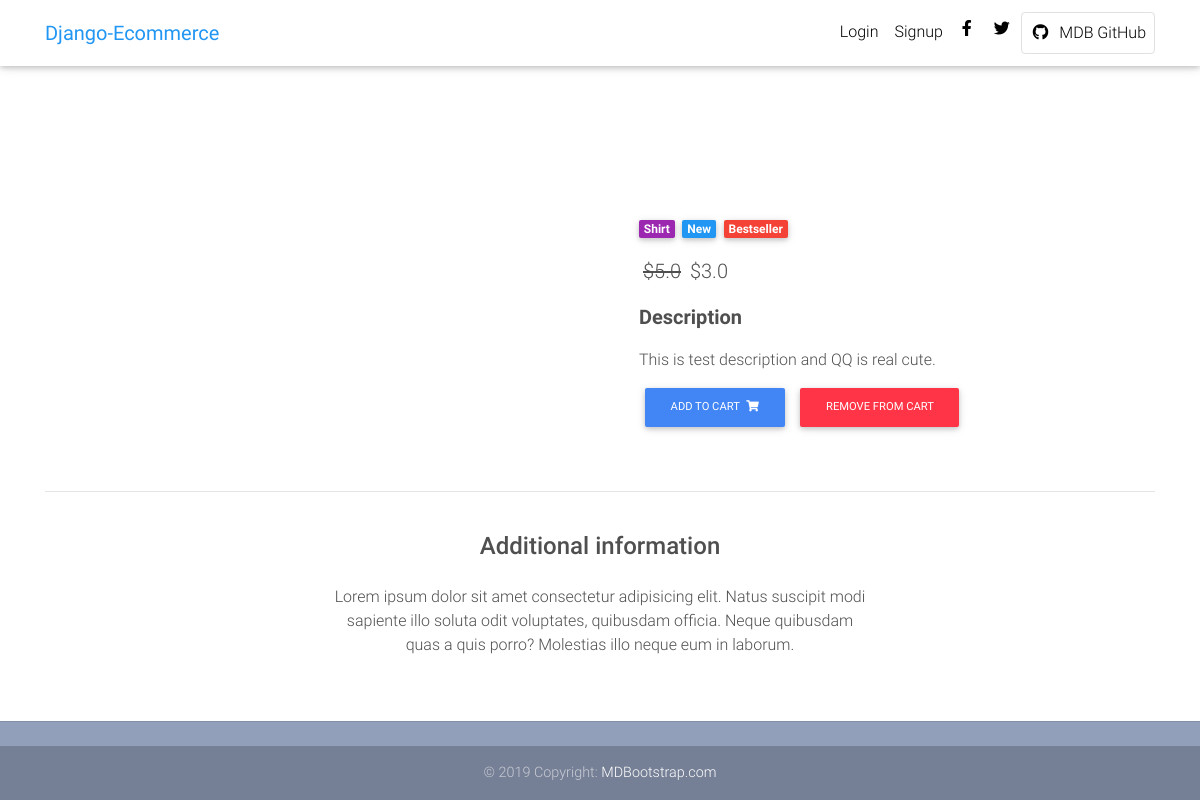
/product/test-product-1/, run on an earlier commit of the app's database.
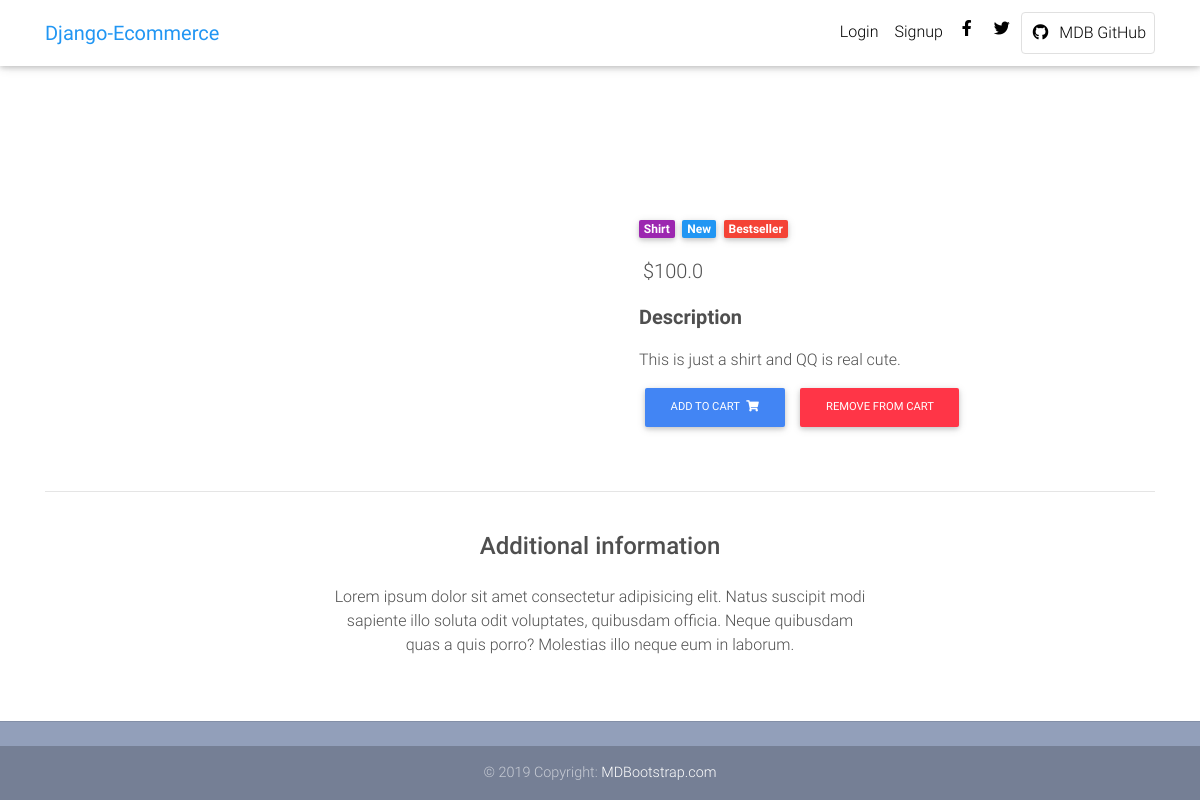
And on a later commit of the database.
### core/models.py (models this page shows, shortened)
class Item(models.Model):
    title = models.CharField(max_length=100)
    price = models.FloatField()
    discount_price = models.FloatField(blank=True, null=True)
    category = models.CharField(choices=CATEGORY_CHOICES, max_length=2)
    label = models.CharField(choices=LABEL_CHOICES, max_length=2)
    slug = models.SlugField()
    description = models.TextField()
    image = models.ImageField()
    def get_add_to_cart_url(self):
        return reverse("core:add-to-cart", kwargs={
            'slug': self.slug
        })
    def get_remove_from_cart_url(self):
        return reverse("core:remove-from-cart", kwargs={
            'slug': self.slug
        })

### core/views.py (the view)
# urls.py: path('product/<slug>/', ItemDetailView.as_view(), name='product'),
class ItemDetailView(DetailView):
    model = Item
    template_name = "core/product.html"

### core/templates/core/product.html (shortened to what this page needs)
{% extends 'core/base.html' %}
{% block content %}
  <main class="mt-5 pt-4">
    <div class="container dark-grey-text mt-5">
      <div class="row wow fadeIn">
        <div class="col-md-6 mb-4">
        </div>
        <div class="col-md-6 mb-4">
          <div class="p-4">
            <div class="mb-3">
              <a href="">
                <span class="badge purple mr-1">{{ object.get_category_display }}</span>
              </a>
              <a href="">
                <span class="badge blue mr-1">New</span>
              </a>
              <a href="">
                <span class="badge red mr-1">Bestseller</span>
              </a>
            </div>
            <p class="lead">
            {% if object.discount_price %}
            <span class="mr-1">
              <del>${{ object.price }}</del>
            </span>
            <span>${{ object.discount_price }}</span>
            {% else %}
            <span>${{object.price}}</span>
            {% endif %}
            </p>
            <p class="lead font-weight-bold">Description</p>
            <p>{{ object.description }}</p>
            <a href="{{ object.get_add_to_cart_url }}" class="btn btn-primary btn-md my-0 p">
              Add to cart
              <i class="fas fa-shopping-cart ml-1"></i>
            </a>
            <a href="{{ object.get_remove_from_cart_url }}" class="btn btn-danger  btn-md my-0 p">
              Remove from Cart
            </a>
          </div>
        </div>
      </div>
      <hr>
      <div class="row d-flex justify-content-center wow fadeIn">
        <div class="col-md-6 text-center">
          <h4 class="my-4 h4">Additional information</h4>
          <p>Lorem ipsum dolor sit amet consectetur adipisicing elit. Natus suscipit modi sapiente illo soluta odit
            voluptates,
            quibusdam officia. Neque quibusdam quas a quis porro? Molestias illo neque eum in laborum.</p>
        </div>
      </div>
      <div class="row wow fadeIn">
      </div>
    </div>
  </main>
{% endblock %}

What changed in the data, as far as the page shows it:
changed Item "Shirt": description "This is test description and QQ is real cute." → "This is just a shirt and QQ is real cute."; price "5.0" → "100.0"; discount_price "3.0" → (not shown)
